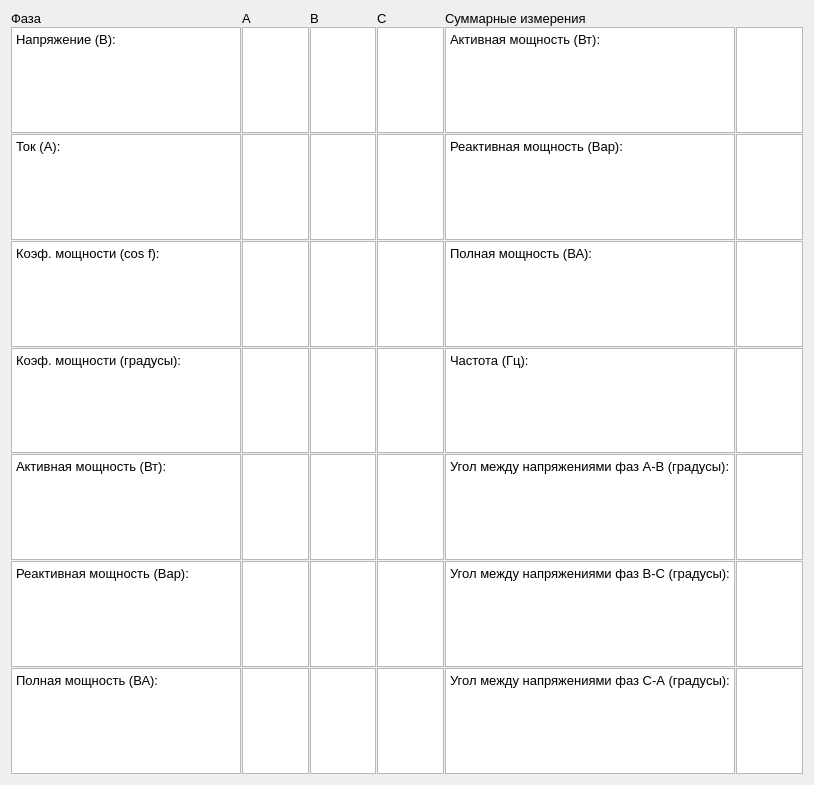
<?xml version="1.0" encoding="UTF-8"?>
<ui version="4.0">
 <class>widget_power_data</class>
 <widget class="QWidget" name="widget_power_data">
  <property name="geometry">
   <rect>
    <x>0</x>
    <y>0</y>
    <width>814</width>
    <height>785</height>
   </rect>
  </property>
  <property name="windowTitle">
   <string>Form</string>
  </property>
  <layout class="QVBoxLayout" name="verticalLayout">
   <property name="sizeConstraint">
    <enum>QLayout::SetMinAndMaxSize</enum>
   </property>
   <item>
    <layout class="QGridLayout" name="gridLayout">
     <property name="spacing">
      <number>1</number>
     </property>
     <item row="4" column="1">
      <widget class="QTextBrowser" name="textBrowser_14">
       <property name="sizePolicy">
        <sizepolicy hsizetype="Minimum" vsizetype="Minimum">
         <horstretch>0</horstretch>
         <verstretch>0</verstretch>
        </sizepolicy>
       </property>
       <property name="minimumSize">
        <size>
         <width>60</width>
         <height>20</height>
        </size>
       </property>
       <property name="font">
        <font>
         <pointsize>10</pointsize>
        </font>
       </property>
       <property name="verticalScrollBarPolicy">
        <enum>Qt::ScrollBarAlwaysOff</enum>
       </property>
      </widget>
     </item>
     <item row="0" column="1">
      <widget class="QLabel" name="label_2">
       <property name="font">
        <font>
         <pointsize>10</pointsize>
        </font>
       </property>
       <property name="text">
        <string>А</string>
       </property>
      </widget>
     </item>
     <item row="4" column="6">
      <widget class="QTextBrowser" name="textBrowser_18">
       <property name="sizePolicy">
        <sizepolicy hsizetype="Minimum" vsizetype="Minimum">
         <horstretch>0</horstretch>
         <verstretch>0</verstretch>
        </sizepolicy>
       </property>
       <property name="minimumSize">
        <size>
         <width>60</width>
         <height>20</height>
        </size>
       </property>
       <property name="font">
        <font>
         <pointsize>10</pointsize>
        </font>
       </property>
       <property name="verticalScrollBarPolicy">
        <enum>Qt::ScrollBarAlwaysOff</enum>
       </property>
      </widget>
     </item>
     <item row="2" column="2">
      <widget class="QTextBrowser" name="textBrowser_3">
       <property name="sizePolicy">
        <sizepolicy hsizetype="Minimum" vsizetype="Minimum">
         <horstretch>0</horstretch>
         <verstretch>0</verstretch>
        </sizepolicy>
       </property>
       <property name="minimumSize">
        <size>
         <width>60</width>
         <height>20</height>
        </size>
       </property>
       <property name="font">
        <font>
         <pointsize>10</pointsize>
        </font>
       </property>
       <property name="verticalScrollBarPolicy">
        <enum>Qt::ScrollBarAlwaysOff</enum>
       </property>
      </widget>
     </item>
     <item row="0" column="6">
      <widget class="QLabel" name="label_6">
       <property name="text">
        <string/>
       </property>
      </widget>
     </item>
     <item row="2" column="0">
      <widget class="QTextBrowser" name="textBrowser">
       <property name="sizePolicy">
        <sizepolicy hsizetype="Minimum" vsizetype="Minimum">
         <horstretch>0</horstretch>
         <verstretch>0</verstretch>
        </sizepolicy>
       </property>
       <property name="minimumSize">
        <size>
         <width>230</width>
         <height>20</height>
        </size>
       </property>
       <property name="verticalScrollBarPolicy">
        <enum>Qt::ScrollBarAlwaysOff</enum>
       </property>
       <property name="html">
        <string>&lt;!DOCTYPE HTML PUBLIC &quot;-//W3C//DTD HTML 4.0//EN&quot; &quot;http://www.w3.org/TR/REC-html40/strict.dtd&quot;&gt;
&lt;html&gt;&lt;head&gt;&lt;meta name=&quot;qrichtext&quot; content=&quot;1&quot; /&gt;&lt;style type=&quot;text/css&quot;&gt;
p, li { white-space: pre-wrap; }
&lt;/style&gt;&lt;/head&gt;&lt;body style=&quot; font-family:'MS Shell Dlg 2'; font-size:7.8pt; font-weight:400; font-style:normal;&quot;&gt;
&lt;p style=&quot; margin-top:0px; margin-bottom:0px; margin-left:0px; margin-right:0px; -qt-block-indent:0; text-indent:0px;&quot;&gt;&lt;span style=&quot; font-size:10pt;&quot;&gt;Напряжение (В):&lt;/span&gt;&lt;/p&gt;&lt;/body&gt;&lt;/html&gt;</string>
       </property>
      </widget>
     </item>
     <item row="8" column="6">
      <widget class="QTextBrowser" name="textBrowser_42">
       <property name="sizePolicy">
        <sizepolicy hsizetype="Minimum" vsizetype="Minimum">
         <horstretch>0</horstretch>
         <verstretch>0</verstretch>
        </sizepolicy>
       </property>
       <property name="minimumSize">
        <size>
         <width>60</width>
         <height>20</height>
        </size>
       </property>
       <property name="font">
        <font>
         <pointsize>10</pointsize>
        </font>
       </property>
       <property name="verticalScrollBarPolicy">
        <enum>Qt::ScrollBarAlwaysOff</enum>
       </property>
      </widget>
     </item>
     <item row="0" column="0">
      <widget class="QLabel" name="label">
       <property name="font">
        <font>
         <pointsize>10</pointsize>
        </font>
       </property>
       <property name="text">
        <string>Фаза</string>
       </property>
      </widget>
     </item>
     <item row="8" column="4">
      <widget class="QTextBrowser" name="textBrowser_40">
       <property name="sizePolicy">
        <sizepolicy hsizetype="Minimum" vsizetype="Minimum">
         <horstretch>0</horstretch>
         <verstretch>0</verstretch>
        </sizepolicy>
       </property>
       <property name="minimumSize">
        <size>
         <width>60</width>
         <height>20</height>
        </size>
       </property>
       <property name="font">
        <font>
         <pointsize>10</pointsize>
        </font>
       </property>
       <property name="verticalScrollBarPolicy">
        <enum>Qt::ScrollBarAlwaysOff</enum>
       </property>
      </widget>
     </item>
     <item row="4" column="2">
      <widget class="QTextBrowser" name="textBrowser_15">
       <property name="sizePolicy">
        <sizepolicy hsizetype="Minimum" vsizetype="Minimum">
         <horstretch>0</horstretch>
         <verstretch>0</verstretch>
        </sizepolicy>
       </property>
       <property name="minimumSize">
        <size>
         <width>60</width>
         <height>20</height>
        </size>
       </property>
       <property name="font">
        <font>
         <pointsize>10</pointsize>
        </font>
       </property>
       <property name="verticalScrollBarPolicy">
        <enum>Qt::ScrollBarAlwaysOff</enum>
       </property>
      </widget>
     </item>
     <item row="6" column="6">
      <widget class="QTextBrowser" name="textBrowser_30">
       <property name="sizePolicy">
        <sizepolicy hsizetype="Minimum" vsizetype="Minimum">
         <horstretch>0</horstretch>
         <verstretch>0</verstretch>
        </sizepolicy>
       </property>
       <property name="minimumSize">
        <size>
         <width>60</width>
         <height>20</height>
        </size>
       </property>
       <property name="font">
        <font>
         <pointsize>10</pointsize>
        </font>
       </property>
       <property name="verticalScrollBarPolicy">
        <enum>Qt::ScrollBarAlwaysOff</enum>
       </property>
      </widget>
     </item>
     <item row="6" column="0">
      <widget class="QTextBrowser" name="textBrowser_25">
       <property name="sizePolicy">
        <sizepolicy hsizetype="Minimum" vsizetype="Minimum">
         <horstretch>0</horstretch>
         <verstretch>0</verstretch>
        </sizepolicy>
       </property>
       <property name="minimumSize">
        <size>
         <width>230</width>
         <height>20</height>
        </size>
       </property>
       <property name="verticalScrollBarPolicy">
        <enum>Qt::ScrollBarAlwaysOff</enum>
       </property>
       <property name="html">
        <string>&lt;!DOCTYPE HTML PUBLIC &quot;-//W3C//DTD HTML 4.0//EN&quot; &quot;http://www.w3.org/TR/REC-html40/strict.dtd&quot;&gt;
&lt;html&gt;&lt;head&gt;&lt;meta name=&quot;qrichtext&quot; content=&quot;1&quot; /&gt;&lt;style type=&quot;text/css&quot;&gt;
p, li { white-space: pre-wrap; }
&lt;/style&gt;&lt;/head&gt;&lt;body style=&quot; font-family:'MS Shell Dlg 2'; font-size:7.8pt; font-weight:400; font-style:normal;&quot;&gt;
&lt;p style=&quot; margin-top:0px; margin-bottom:0px; margin-left:0px; margin-right:0px; -qt-block-indent:0; text-indent:0px;&quot;&gt;&lt;span style=&quot; font-size:10pt;&quot;&gt;Активная мощность (Вт):&lt;/span&gt;&lt;/p&gt;&lt;/body&gt;&lt;/html&gt;</string>
       </property>
      </widget>
     </item>
     <item row="6" column="4">
      <widget class="QTextBrowser" name="textBrowser_28">
       <property name="sizePolicy">
        <sizepolicy hsizetype="Minimum" vsizetype="Minimum">
         <horstretch>0</horstretch>
         <verstretch>0</verstretch>
        </sizepolicy>
       </property>
       <property name="minimumSize">
        <size>
         <width>60</width>
         <height>20</height>
        </size>
       </property>
       <property name="font">
        <font>
         <pointsize>10</pointsize>
        </font>
       </property>
       <property name="verticalScrollBarPolicy">
        <enum>Qt::ScrollBarAlwaysOff</enum>
       </property>
      </widget>
     </item>
     <item row="4" column="5">
      <widget class="QTextBrowser" name="textBrowser_17">
       <property name="sizePolicy">
        <sizepolicy hsizetype="Minimum" vsizetype="Minimum">
         <horstretch>0</horstretch>
         <verstretch>0</verstretch>
        </sizepolicy>
       </property>
       <property name="minimumSize">
        <size>
         <width>290</width>
         <height>20</height>
        </size>
       </property>
       <property name="verticalScrollBarPolicy">
        <enum>Qt::ScrollBarAlwaysOff</enum>
       </property>
       <property name="html">
        <string>&lt;!DOCTYPE HTML PUBLIC &quot;-//W3C//DTD HTML 4.0//EN&quot; &quot;http://www.w3.org/TR/REC-html40/strict.dtd&quot;&gt;
&lt;html&gt;&lt;head&gt;&lt;meta name=&quot;qrichtext&quot; content=&quot;1&quot; /&gt;&lt;style type=&quot;text/css&quot;&gt;
p, li { white-space: pre-wrap; }
&lt;/style&gt;&lt;/head&gt;&lt;body style=&quot; font-family:'MS Shell Dlg 2'; font-size:7.8pt; font-weight:400; font-style:normal;&quot;&gt;
&lt;p style=&quot; margin-top:0px; margin-bottom:0px; margin-left:0px; margin-right:0px; -qt-block-indent:0; text-indent:0px;&quot;&gt;&lt;span style=&quot; font-size:10pt;&quot;&gt;Полная мощность (ВА):&lt;/span&gt;&lt;/p&gt;&lt;/body&gt;&lt;/html&gt;</string>
       </property>
      </widget>
     </item>
     <item row="7" column="6">
      <widget class="QTextBrowser" name="textBrowser_36">
       <property name="sizePolicy">
        <sizepolicy hsizetype="Minimum" vsizetype="Minimum">
         <horstretch>0</horstretch>
         <verstretch>0</verstretch>
        </sizepolicy>
       </property>
       <property name="minimumSize">
        <size>
         <width>60</width>
         <height>20</height>
        </size>
       </property>
       <property name="font">
        <font>
         <pointsize>10</pointsize>
        </font>
       </property>
       <property name="verticalScrollBarPolicy">
        <enum>Qt::ScrollBarAlwaysOff</enum>
       </property>
      </widget>
     </item>
     <item row="2" column="1">
      <widget class="QTextBrowser" name="textBrowser_2">
       <property name="sizePolicy">
        <sizepolicy hsizetype="Minimum" vsizetype="Minimum">
         <horstretch>0</horstretch>
         <verstretch>0</verstretch>
        </sizepolicy>
       </property>
       <property name="minimumSize">
        <size>
         <width>60</width>
         <height>20</height>
        </size>
       </property>
       <property name="font">
        <font>
         <pointsize>10</pointsize>
        </font>
       </property>
       <property name="verticalScrollBarPolicy">
        <enum>Qt::ScrollBarAlwaysOff</enum>
       </property>
      </widget>
     </item>
     <item row="7" column="2">
      <widget class="QTextBrowser" name="textBrowser_33">
       <property name="sizePolicy">
        <sizepolicy hsizetype="Minimum" vsizetype="Minimum">
         <horstretch>0</horstretch>
         <verstretch>0</verstretch>
        </sizepolicy>
       </property>
       <property name="minimumSize">
        <size>
         <width>60</width>
         <height>20</height>
        </size>
       </property>
       <property name="font">
        <font>
         <pointsize>10</pointsize>
        </font>
       </property>
       <property name="verticalScrollBarPolicy">
        <enum>Qt::ScrollBarAlwaysOff</enum>
       </property>
      </widget>
     </item>
     <item row="6" column="1">
      <widget class="QTextBrowser" name="textBrowser_26">
       <property name="sizePolicy">
        <sizepolicy hsizetype="Minimum" vsizetype="Minimum">
         <horstretch>0</horstretch>
         <verstretch>0</verstretch>
        </sizepolicy>
       </property>
       <property name="minimumSize">
        <size>
         <width>60</width>
         <height>20</height>
        </size>
       </property>
       <property name="font">
        <font>
         <pointsize>10</pointsize>
        </font>
       </property>
       <property name="verticalScrollBarPolicy">
        <enum>Qt::ScrollBarAlwaysOff</enum>
       </property>
      </widget>
     </item>
     <item row="5" column="5">
      <widget class="QTextBrowser" name="textBrowser_23">
       <property name="sizePolicy">
        <sizepolicy hsizetype="Minimum" vsizetype="Minimum">
         <horstretch>0</horstretch>
         <verstretch>0</verstretch>
        </sizepolicy>
       </property>
       <property name="minimumSize">
        <size>
         <width>290</width>
         <height>20</height>
        </size>
       </property>
       <property name="verticalScrollBarPolicy">
        <enum>Qt::ScrollBarAlwaysOff</enum>
       </property>
       <property name="html">
        <string>&lt;!DOCTYPE HTML PUBLIC &quot;-//W3C//DTD HTML 4.0//EN&quot; &quot;http://www.w3.org/TR/REC-html40/strict.dtd&quot;&gt;
&lt;html&gt;&lt;head&gt;&lt;meta name=&quot;qrichtext&quot; content=&quot;1&quot; /&gt;&lt;style type=&quot;text/css&quot;&gt;
p, li { white-space: pre-wrap; }
&lt;/style&gt;&lt;/head&gt;&lt;body style=&quot; font-family:'MS Shell Dlg 2'; font-size:7.8pt; font-weight:400; font-style:normal;&quot;&gt;
&lt;p style=&quot; margin-top:0px; margin-bottom:0px; margin-left:0px; margin-right:0px; -qt-block-indent:0; text-indent:0px;&quot;&gt;&lt;span style=&quot; font-size:10pt;&quot;&gt;Частота (Гц):&lt;/span&gt;&lt;/p&gt;&lt;/body&gt;&lt;/html&gt;</string>
       </property>
      </widget>
     </item>
     <item row="5" column="2">
      <widget class="QTextBrowser" name="textBrowser_21">
       <property name="sizePolicy">
        <sizepolicy hsizetype="Minimum" vsizetype="Minimum">
         <horstretch>0</horstretch>
         <verstretch>0</verstretch>
        </sizepolicy>
       </property>
       <property name="minimumSize">
        <size>
         <width>60</width>
         <height>20</height>
        </size>
       </property>
       <property name="font">
        <font>
         <pointsize>10</pointsize>
        </font>
       </property>
       <property name="verticalScrollBarPolicy">
        <enum>Qt::ScrollBarAlwaysOff</enum>
       </property>
      </widget>
     </item>
     <item row="8" column="5">
      <widget class="QTextBrowser" name="textBrowser_41">
       <property name="sizePolicy">
        <sizepolicy hsizetype="Minimum" vsizetype="Minimum">
         <horstretch>0</horstretch>
         <verstretch>0</verstretch>
        </sizepolicy>
       </property>
       <property name="minimumSize">
        <size>
         <width>290</width>
         <height>20</height>
        </size>
       </property>
       <property name="verticalScrollBarPolicy">
        <enum>Qt::ScrollBarAlwaysOff</enum>
       </property>
       <property name="html">
        <string>&lt;!DOCTYPE HTML PUBLIC &quot;-//W3C//DTD HTML 4.0//EN&quot; &quot;http://www.w3.org/TR/REC-html40/strict.dtd&quot;&gt;
&lt;html&gt;&lt;head&gt;&lt;meta name=&quot;qrichtext&quot; content=&quot;1&quot; /&gt;&lt;style type=&quot;text/css&quot;&gt;
p, li { white-space: pre-wrap; }
&lt;/style&gt;&lt;/head&gt;&lt;body style=&quot; font-family:'MS Shell Dlg 2'; font-size:7.8pt; font-weight:400; font-style:normal;&quot;&gt;
&lt;p style=&quot; margin-top:0px; margin-bottom:0px; margin-left:0px; margin-right:0px; -qt-block-indent:0; text-indent:0px;&quot;&gt;&lt;span style=&quot; font-size:10pt;&quot;&gt;Угол между напряжениями фаз С-А (градусы):&lt;/span&gt;&lt;/p&gt;&lt;/body&gt;&lt;/html&gt;</string>
       </property>
      </widget>
     </item>
     <item row="2" column="4">
      <widget class="QTextBrowser" name="textBrowser_4">
       <property name="sizePolicy">
        <sizepolicy hsizetype="Minimum" vsizetype="Minimum">
         <horstretch>0</horstretch>
         <verstretch>0</verstretch>
        </sizepolicy>
       </property>
       <property name="minimumSize">
        <size>
         <width>60</width>
         <height>20</height>
        </size>
       </property>
       <property name="font">
        <font>
         <pointsize>10</pointsize>
        </font>
       </property>
       <property name="verticalScrollBarPolicy">
        <enum>Qt::ScrollBarAlwaysOff</enum>
       </property>
      </widget>
     </item>
     <item row="3" column="1">
      <widget class="QTextBrowser" name="textBrowser_8">
       <property name="sizePolicy">
        <sizepolicy hsizetype="Minimum" vsizetype="Minimum">
         <horstretch>0</horstretch>
         <verstretch>0</verstretch>
        </sizepolicy>
       </property>
       <property name="minimumSize">
        <size>
         <width>60</width>
         <height>20</height>
        </size>
       </property>
       <property name="font">
        <font>
         <pointsize>10</pointsize>
        </font>
       </property>
       <property name="verticalScrollBarPolicy">
        <enum>Qt::ScrollBarAlwaysOff</enum>
       </property>
      </widget>
     </item>
     <item row="3" column="0">
      <widget class="QTextBrowser" name="textBrowser_7">
       <property name="sizePolicy">
        <sizepolicy hsizetype="Minimum" vsizetype="Minimum">
         <horstretch>0</horstretch>
         <verstretch>0</verstretch>
        </sizepolicy>
       </property>
       <property name="minimumSize">
        <size>
         <width>230</width>
         <height>20</height>
        </size>
       </property>
       <property name="font">
        <font>
         <pointsize>10</pointsize>
        </font>
       </property>
       <property name="layoutDirection">
        <enum>Qt::RightToLeft</enum>
       </property>
       <property name="autoFillBackground">
        <bool>false</bool>
       </property>
       <property name="verticalScrollBarPolicy">
        <enum>Qt::ScrollBarAlwaysOff</enum>
       </property>
       <property name="lineWrapMode">
        <enum>QTextEdit::WidgetWidth</enum>
       </property>
       <property name="html">
        <string>&lt;!DOCTYPE HTML PUBLIC &quot;-//W3C//DTD HTML 4.0//EN&quot; &quot;http://www.w3.org/TR/REC-html40/strict.dtd&quot;&gt;
&lt;html&gt;&lt;head&gt;&lt;meta name=&quot;qrichtext&quot; content=&quot;1&quot; /&gt;&lt;style type=&quot;text/css&quot;&gt;
p, li { white-space: pre-wrap; }
&lt;/style&gt;&lt;/head&gt;&lt;body style=&quot; font-family:'MS Shell Dlg 2'; font-size:10pt; font-weight:400; font-style:normal;&quot;&gt;
&lt;p style=&quot; margin-top:0px; margin-bottom:0px; margin-left:0px; margin-right:0px; -qt-block-indent:0; text-indent:0px;&quot;&gt;Ток (А):&lt;/p&gt;&lt;/body&gt;&lt;/html&gt;</string>
       </property>
      </widget>
     </item>
     <item row="4" column="0">
      <widget class="QTextBrowser" name="textBrowser_13">
       <property name="sizePolicy">
        <sizepolicy hsizetype="Minimum" vsizetype="Minimum">
         <horstretch>0</horstretch>
         <verstretch>0</verstretch>
        </sizepolicy>
       </property>
       <property name="minimumSize">
        <size>
         <width>230</width>
         <height>20</height>
        </size>
       </property>
       <property name="verticalScrollBarPolicy">
        <enum>Qt::ScrollBarAlwaysOff</enum>
       </property>
       <property name="html">
        <string>&lt;!DOCTYPE HTML PUBLIC &quot;-//W3C//DTD HTML 4.0//EN&quot; &quot;http://www.w3.org/TR/REC-html40/strict.dtd&quot;&gt;
&lt;html&gt;&lt;head&gt;&lt;meta name=&quot;qrichtext&quot; content=&quot;1&quot; /&gt;&lt;style type=&quot;text/css&quot;&gt;
p, li { white-space: pre-wrap; }
&lt;/style&gt;&lt;/head&gt;&lt;body style=&quot; font-family:'MS Shell Dlg 2'; font-size:7.8pt; font-weight:400; font-style:normal;&quot;&gt;
&lt;p style=&quot; margin-top:0px; margin-bottom:0px; margin-left:0px; margin-right:0px; -qt-block-indent:0; text-indent:0px;&quot;&gt;&lt;span style=&quot; font-size:10pt;&quot;&gt;Коэф. мощности (cos f):&lt;/span&gt;&lt;/p&gt;&lt;/body&gt;&lt;/html&gt;</string>
       </property>
      </widget>
     </item>
     <item row="3" column="4">
      <widget class="QTextBrowser" name="textBrowser_10">
       <property name="sizePolicy">
        <sizepolicy hsizetype="Minimum" vsizetype="Minimum">
         <horstretch>0</horstretch>
         <verstretch>0</verstretch>
        </sizepolicy>
       </property>
       <property name="minimumSize">
        <size>
         <width>60</width>
         <height>20</height>
        </size>
       </property>
       <property name="font">
        <font>
         <pointsize>10</pointsize>
        </font>
       </property>
       <property name="verticalScrollBarPolicy">
        <enum>Qt::ScrollBarAlwaysOff</enum>
       </property>
      </widget>
     </item>
     <item row="5" column="1">
      <widget class="QTextBrowser" name="textBrowser_20">
       <property name="sizePolicy">
        <sizepolicy hsizetype="Minimum" vsizetype="Minimum">
         <horstretch>0</horstretch>
         <verstretch>0</verstretch>
        </sizepolicy>
       </property>
       <property name="minimumSize">
        <size>
         <width>60</width>
         <height>20</height>
        </size>
       </property>
       <property name="font">
        <font>
         <pointsize>10</pointsize>
        </font>
       </property>
       <property name="verticalScrollBarPolicy">
        <enum>Qt::ScrollBarAlwaysOff</enum>
       </property>
      </widget>
     </item>
     <item row="3" column="6">
      <widget class="QTextBrowser" name="textBrowser_12">
       <property name="sizePolicy">
        <sizepolicy hsizetype="Minimum" vsizetype="Minimum">
         <horstretch>0</horstretch>
         <verstretch>0</verstretch>
        </sizepolicy>
       </property>
       <property name="minimumSize">
        <size>
         <width>60</width>
         <height>20</height>
        </size>
       </property>
       <property name="font">
        <font>
         <pointsize>10</pointsize>
        </font>
       </property>
       <property name="verticalScrollBarPolicy">
        <enum>Qt::ScrollBarAlwaysOff</enum>
       </property>
      </widget>
     </item>
     <item row="0" column="4">
      <widget class="QLabel" name="label_4">
       <property name="font">
        <font>
         <pointsize>10</pointsize>
        </font>
       </property>
       <property name="text">
        <string>С</string>
       </property>
      </widget>
     </item>
     <item row="6" column="5">
      <widget class="QTextBrowser" name="textBrowser_29">
       <property name="sizePolicy">
        <sizepolicy hsizetype="Minimum" vsizetype="Minimum">
         <horstretch>0</horstretch>
         <verstretch>0</verstretch>
        </sizepolicy>
       </property>
       <property name="minimumSize">
        <size>
         <width>290</width>
         <height>20</height>
        </size>
       </property>
       <property name="verticalScrollBarPolicy">
        <enum>Qt::ScrollBarAlwaysOff</enum>
       </property>
       <property name="html">
        <string>&lt;!DOCTYPE HTML PUBLIC &quot;-//W3C//DTD HTML 4.0//EN&quot; &quot;http://www.w3.org/TR/REC-html40/strict.dtd&quot;&gt;
&lt;html&gt;&lt;head&gt;&lt;meta name=&quot;qrichtext&quot; content=&quot;1&quot; /&gt;&lt;style type=&quot;text/css&quot;&gt;
p, li { white-space: pre-wrap; }
&lt;/style&gt;&lt;/head&gt;&lt;body style=&quot; font-family:'MS Shell Dlg 2'; font-size:7.8pt; font-weight:400; font-style:normal;&quot;&gt;
&lt;p style=&quot; margin-top:0px; margin-bottom:0px; margin-left:0px; margin-right:0px; -qt-block-indent:0; text-indent:0px;&quot;&gt;&lt;span style=&quot; font-size:10pt;&quot;&gt;Угол между напряжениями фаз А-В (градусы):&lt;/span&gt;&lt;/p&gt;&lt;/body&gt;&lt;/html&gt;</string>
       </property>
      </widget>
     </item>
     <item row="8" column="2">
      <widget class="QTextBrowser" name="textBrowser_39">
       <property name="sizePolicy">
        <sizepolicy hsizetype="Minimum" vsizetype="Minimum">
         <horstretch>0</horstretch>
         <verstretch>0</verstretch>
        </sizepolicy>
       </property>
       <property name="minimumSize">
        <size>
         <width>60</width>
         <height>20</height>
        </size>
       </property>
       <property name="font">
        <font>
         <pointsize>10</pointsize>
        </font>
       </property>
       <property name="verticalScrollBarPolicy">
        <enum>Qt::ScrollBarAlwaysOff</enum>
       </property>
      </widget>
     </item>
     <item row="0" column="2">
      <widget class="QLabel" name="label_3">
       <property name="font">
        <font>
         <pointsize>10</pointsize>
        </font>
       </property>
       <property name="text">
        <string>В</string>
       </property>
      </widget>
     </item>
     <item row="4" column="4">
      <widget class="QTextBrowser" name="textBrowser_16">
       <property name="sizePolicy">
        <sizepolicy hsizetype="Minimum" vsizetype="Minimum">
         <horstretch>0</horstretch>
         <verstretch>0</verstretch>
        </sizepolicy>
       </property>
       <property name="minimumSize">
        <size>
         <width>60</width>
         <height>20</height>
        </size>
       </property>
       <property name="font">
        <font>
         <pointsize>10</pointsize>
        </font>
       </property>
       <property name="verticalScrollBarPolicy">
        <enum>Qt::ScrollBarAlwaysOff</enum>
       </property>
      </widget>
     </item>
     <item row="2" column="6">
      <widget class="QTextBrowser" name="textBrowser_6">
       <property name="sizePolicy">
        <sizepolicy hsizetype="Minimum" vsizetype="Minimum">
         <horstretch>0</horstretch>
         <verstretch>0</verstretch>
        </sizepolicy>
       </property>
       <property name="minimumSize">
        <size>
         <width>60</width>
         <height>20</height>
        </size>
       </property>
       <property name="font">
        <font>
         <pointsize>10</pointsize>
        </font>
       </property>
       <property name="verticalScrollBarPolicy">
        <enum>Qt::ScrollBarAlwaysOff</enum>
       </property>
      </widget>
     </item>
     <item row="8" column="1">
      <widget class="QTextBrowser" name="textBrowser_38">
       <property name="sizePolicy">
        <sizepolicy hsizetype="Minimum" vsizetype="Minimum">
         <horstretch>0</horstretch>
         <verstretch>0</verstretch>
        </sizepolicy>
       </property>
       <property name="minimumSize">
        <size>
         <width>60</width>
         <height>20</height>
        </size>
       </property>
       <property name="font">
        <font>
         <pointsize>10</pointsize>
        </font>
       </property>
       <property name="verticalScrollBarPolicy">
        <enum>Qt::ScrollBarAlwaysOff</enum>
       </property>
      </widget>
     </item>
     <item row="7" column="0">
      <widget class="QTextBrowser" name="textBrowser_31">
       <property name="sizePolicy">
        <sizepolicy hsizetype="Minimum" vsizetype="Minimum">
         <horstretch>0</horstretch>
         <verstretch>0</verstretch>
        </sizepolicy>
       </property>
       <property name="minimumSize">
        <size>
         <width>230</width>
         <height>20</height>
        </size>
       </property>
       <property name="verticalScrollBarPolicy">
        <enum>Qt::ScrollBarAlwaysOff</enum>
       </property>
       <property name="html">
        <string>&lt;!DOCTYPE HTML PUBLIC &quot;-//W3C//DTD HTML 4.0//EN&quot; &quot;http://www.w3.org/TR/REC-html40/strict.dtd&quot;&gt;
&lt;html&gt;&lt;head&gt;&lt;meta name=&quot;qrichtext&quot; content=&quot;1&quot; /&gt;&lt;style type=&quot;text/css&quot;&gt;
p, li { white-space: pre-wrap; }
&lt;/style&gt;&lt;/head&gt;&lt;body style=&quot; font-family:'MS Shell Dlg 2'; font-size:7.8pt; font-weight:400; font-style:normal;&quot;&gt;
&lt;p style=&quot; margin-top:0px; margin-bottom:0px; margin-left:0px; margin-right:0px; -qt-block-indent:0; text-indent:0px;&quot;&gt;&lt;span style=&quot; font-size:10pt;&quot;&gt;Реактивная мощность (Вар):&lt;/span&gt;&lt;/p&gt;&lt;/body&gt;&lt;/html&gt;</string>
       </property>
      </widget>
     </item>
     <item row="7" column="5">
      <widget class="QTextBrowser" name="textBrowser_35">
       <property name="sizePolicy">
        <sizepolicy hsizetype="Minimum" vsizetype="Minimum">
         <horstretch>0</horstretch>
         <verstretch>0</verstretch>
        </sizepolicy>
       </property>
       <property name="minimumSize">
        <size>
         <width>290</width>
         <height>20</height>
        </size>
       </property>
       <property name="verticalScrollBarPolicy">
        <enum>Qt::ScrollBarAlwaysOff</enum>
       </property>
       <property name="html">
        <string>&lt;!DOCTYPE HTML PUBLIC &quot;-//W3C//DTD HTML 4.0//EN&quot; &quot;http://www.w3.org/TR/REC-html40/strict.dtd&quot;&gt;
&lt;html&gt;&lt;head&gt;&lt;meta name=&quot;qrichtext&quot; content=&quot;1&quot; /&gt;&lt;style type=&quot;text/css&quot;&gt;
p, li { white-space: pre-wrap; }
&lt;/style&gt;&lt;/head&gt;&lt;body style=&quot; font-family:'MS Shell Dlg 2'; font-size:7.8pt; font-weight:400; font-style:normal;&quot;&gt;
&lt;p style=&quot; margin-top:0px; margin-bottom:0px; margin-left:0px; margin-right:0px; -qt-block-indent:0; text-indent:0px;&quot;&gt;&lt;span style=&quot; font-size:10pt;&quot;&gt;Угол между напряжениями фаз В-С (градусы):&lt;/span&gt;&lt;/p&gt;&lt;/body&gt;&lt;/html&gt;</string>
       </property>
      </widget>
     </item>
     <item row="0" column="5">
      <widget class="QLabel" name="label_5">
       <property name="font">
        <font>
         <pointsize>10</pointsize>
        </font>
       </property>
       <property name="text">
        <string>Суммарные измерения</string>
       </property>
      </widget>
     </item>
     <item row="7" column="4">
      <widget class="QTextBrowser" name="textBrowser_34">
       <property name="sizePolicy">
        <sizepolicy hsizetype="Minimum" vsizetype="Minimum">
         <horstretch>0</horstretch>
         <verstretch>0</verstretch>
        </sizepolicy>
       </property>
       <property name="minimumSize">
        <size>
         <width>60</width>
         <height>20</height>
        </size>
       </property>
       <property name="font">
        <font>
         <pointsize>10</pointsize>
        </font>
       </property>
       <property name="verticalScrollBarPolicy">
        <enum>Qt::ScrollBarAlwaysOff</enum>
       </property>
      </widget>
     </item>
     <item row="5" column="4">
      <widget class="QTextBrowser" name="textBrowser_22">
       <property name="sizePolicy">
        <sizepolicy hsizetype="Minimum" vsizetype="Minimum">
         <horstretch>0</horstretch>
         <verstretch>0</verstretch>
        </sizepolicy>
       </property>
       <property name="minimumSize">
        <size>
         <width>60</width>
         <height>20</height>
        </size>
       </property>
       <property name="font">
        <font>
         <pointsize>10</pointsize>
        </font>
       </property>
       <property name="verticalScrollBarPolicy">
        <enum>Qt::ScrollBarAlwaysOff</enum>
       </property>
      </widget>
     </item>
     <item row="8" column="0">
      <widget class="QTextBrowser" name="textBrowser_37">
       <property name="sizePolicy">
        <sizepolicy hsizetype="Minimum" vsizetype="Minimum">
         <horstretch>0</horstretch>
         <verstretch>0</verstretch>
        </sizepolicy>
       </property>
       <property name="minimumSize">
        <size>
         <width>230</width>
         <height>20</height>
        </size>
       </property>
       <property name="verticalScrollBarPolicy">
        <enum>Qt::ScrollBarAlwaysOff</enum>
       </property>
       <property name="html">
        <string>&lt;!DOCTYPE HTML PUBLIC &quot;-//W3C//DTD HTML 4.0//EN&quot; &quot;http://www.w3.org/TR/REC-html40/strict.dtd&quot;&gt;
&lt;html&gt;&lt;head&gt;&lt;meta name=&quot;qrichtext&quot; content=&quot;1&quot; /&gt;&lt;style type=&quot;text/css&quot;&gt;
p, li { white-space: pre-wrap; }
&lt;/style&gt;&lt;/head&gt;&lt;body style=&quot; font-family:'MS Shell Dlg 2'; font-size:7.8pt; font-weight:400; font-style:normal;&quot;&gt;
&lt;p style=&quot; margin-top:0px; margin-bottom:0px; margin-left:0px; margin-right:0px; -qt-block-indent:0; text-indent:0px;&quot;&gt;&lt;span style=&quot; font-size:10pt;&quot;&gt;Полная мощность (ВА):&lt;/span&gt;&lt;/p&gt;&lt;/body&gt;&lt;/html&gt;</string>
       </property>
      </widget>
     </item>
     <item row="2" column="5">
      <widget class="QTextBrowser" name="textBrowser_5">
       <property name="sizePolicy">
        <sizepolicy hsizetype="Minimum" vsizetype="Minimum">
         <horstretch>0</horstretch>
         <verstretch>0</verstretch>
        </sizepolicy>
       </property>
       <property name="minimumSize">
        <size>
         <width>290</width>
         <height>20</height>
        </size>
       </property>
       <property name="verticalScrollBarPolicy">
        <enum>Qt::ScrollBarAlwaysOff</enum>
       </property>
       <property name="html">
        <string>&lt;!DOCTYPE HTML PUBLIC &quot;-//W3C//DTD HTML 4.0//EN&quot; &quot;http://www.w3.org/TR/REC-html40/strict.dtd&quot;&gt;
&lt;html&gt;&lt;head&gt;&lt;meta name=&quot;qrichtext&quot; content=&quot;1&quot; /&gt;&lt;style type=&quot;text/css&quot;&gt;
p, li { white-space: pre-wrap; }
&lt;/style&gt;&lt;/head&gt;&lt;body style=&quot; font-family:'MS Shell Dlg 2'; font-size:7.8pt; font-weight:400; font-style:normal;&quot;&gt;
&lt;p style=&quot; margin-top:0px; margin-bottom:0px; margin-left:0px; margin-right:0px; -qt-block-indent:0; text-indent:0px;&quot;&gt;&lt;span style=&quot; font-size:10pt;&quot;&gt;Активная мощность (Вт):&lt;/span&gt;&lt;/p&gt;&lt;/body&gt;&lt;/html&gt;</string>
       </property>
      </widget>
     </item>
     <item row="5" column="0">
      <widget class="QTextBrowser" name="textBrowser_19">
       <property name="sizePolicy">
        <sizepolicy hsizetype="Minimum" vsizetype="Minimum">
         <horstretch>0</horstretch>
         <verstretch>0</verstretch>
        </sizepolicy>
       </property>
       <property name="minimumSize">
        <size>
         <width>230</width>
         <height>20</height>
        </size>
       </property>
       <property name="verticalScrollBarPolicy">
        <enum>Qt::ScrollBarAlwaysOff</enum>
       </property>
       <property name="html">
        <string>&lt;!DOCTYPE HTML PUBLIC &quot;-//W3C//DTD HTML 4.0//EN&quot; &quot;http://www.w3.org/TR/REC-html40/strict.dtd&quot;&gt;
&lt;html&gt;&lt;head&gt;&lt;meta name=&quot;qrichtext&quot; content=&quot;1&quot; /&gt;&lt;style type=&quot;text/css&quot;&gt;
p, li { white-space: pre-wrap; }
&lt;/style&gt;&lt;/head&gt;&lt;body style=&quot; font-family:'MS Shell Dlg 2'; font-size:7.8pt; font-weight:400; font-style:normal;&quot;&gt;
&lt;p style=&quot; margin-top:0px; margin-bottom:0px; margin-left:0px; margin-right:0px; -qt-block-indent:0; text-indent:0px;&quot;&gt;&lt;span style=&quot; font-size:10pt;&quot;&gt;Коэф. мощности (градусы):&lt;/span&gt;&lt;/p&gt;&lt;/body&gt;&lt;/html&gt;</string>
       </property>
      </widget>
     </item>
     <item row="3" column="5">
      <widget class="QTextBrowser" name="textBrowser_11">
       <property name="sizePolicy">
        <sizepolicy hsizetype="Minimum" vsizetype="Minimum">
         <horstretch>0</horstretch>
         <verstretch>0</verstretch>
        </sizepolicy>
       </property>
       <property name="minimumSize">
        <size>
         <width>290</width>
         <height>20</height>
        </size>
       </property>
       <property name="verticalScrollBarPolicy">
        <enum>Qt::ScrollBarAlwaysOff</enum>
       </property>
       <property name="html">
        <string>&lt;!DOCTYPE HTML PUBLIC &quot;-//W3C//DTD HTML 4.0//EN&quot; &quot;http://www.w3.org/TR/REC-html40/strict.dtd&quot;&gt;
&lt;html&gt;&lt;head&gt;&lt;meta name=&quot;qrichtext&quot; content=&quot;1&quot; /&gt;&lt;style type=&quot;text/css&quot;&gt;
p, li { white-space: pre-wrap; }
&lt;/style&gt;&lt;/head&gt;&lt;body style=&quot; font-family:'MS Shell Dlg 2'; font-size:7.8pt; font-weight:400; font-style:normal;&quot;&gt;
&lt;p style=&quot; margin-top:0px; margin-bottom:0px; margin-left:0px; margin-right:0px; -qt-block-indent:0; text-indent:0px;&quot;&gt;&lt;span style=&quot; font-size:10pt;&quot;&gt;Реактивная мощность (Вар):&lt;/span&gt;&lt;/p&gt;&lt;/body&gt;&lt;/html&gt;</string>
       </property>
      </widget>
     </item>
     <item row="7" column="1">
      <widget class="QTextBrowser" name="textBrowser_32">
       <property name="sizePolicy">
        <sizepolicy hsizetype="Minimum" vsizetype="Minimum">
         <horstretch>0</horstretch>
         <verstretch>0</verstretch>
        </sizepolicy>
       </property>
       <property name="minimumSize">
        <size>
         <width>60</width>
         <height>20</height>
        </size>
       </property>
       <property name="font">
        <font>
         <pointsize>10</pointsize>
        </font>
       </property>
       <property name="verticalScrollBarPolicy">
        <enum>Qt::ScrollBarAlwaysOff</enum>
       </property>
      </widget>
     </item>
     <item row="3" column="2">
      <widget class="QTextBrowser" name="textBrowser_9">
       <property name="sizePolicy">
        <sizepolicy hsizetype="Minimum" vsizetype="Minimum">
         <horstretch>0</horstretch>
         <verstretch>0</verstretch>
        </sizepolicy>
       </property>
       <property name="minimumSize">
        <size>
         <width>60</width>
         <height>20</height>
        </size>
       </property>
       <property name="font">
        <font>
         <pointsize>10</pointsize>
        </font>
       </property>
       <property name="verticalScrollBarPolicy">
        <enum>Qt::ScrollBarAlwaysOff</enum>
       </property>
      </widget>
     </item>
     <item row="6" column="2">
      <widget class="QTextBrowser" name="textBrowser_27">
       <property name="sizePolicy">
        <sizepolicy hsizetype="Minimum" vsizetype="Minimum">
         <horstretch>0</horstretch>
         <verstretch>0</verstretch>
        </sizepolicy>
       </property>
       <property name="minimumSize">
        <size>
         <width>60</width>
         <height>20</height>
        </size>
       </property>
       <property name="font">
        <font>
         <pointsize>10</pointsize>
        </font>
       </property>
       <property name="verticalScrollBarPolicy">
        <enum>Qt::ScrollBarAlwaysOff</enum>
       </property>
      </widget>
     </item>
     <item row="5" column="6">
      <widget class="QTextBrowser" name="textBrowser_24">
       <property name="sizePolicy">
        <sizepolicy hsizetype="Minimum" vsizetype="Minimum">
         <horstretch>0</horstretch>
         <verstretch>0</verstretch>
        </sizepolicy>
       </property>
       <property name="minimumSize">
        <size>
         <width>60</width>
         <height>20</height>
        </size>
       </property>
       <property name="font">
        <font>
         <pointsize>10</pointsize>
        </font>
       </property>
       <property name="verticalScrollBarPolicy">
        <enum>Qt::ScrollBarAlwaysOff</enum>
       </property>
      </widget>
     </item>
    </layout>
   </item>
  </layout>
 </widget>
 <resources/>
 <connections/>
</ui>
